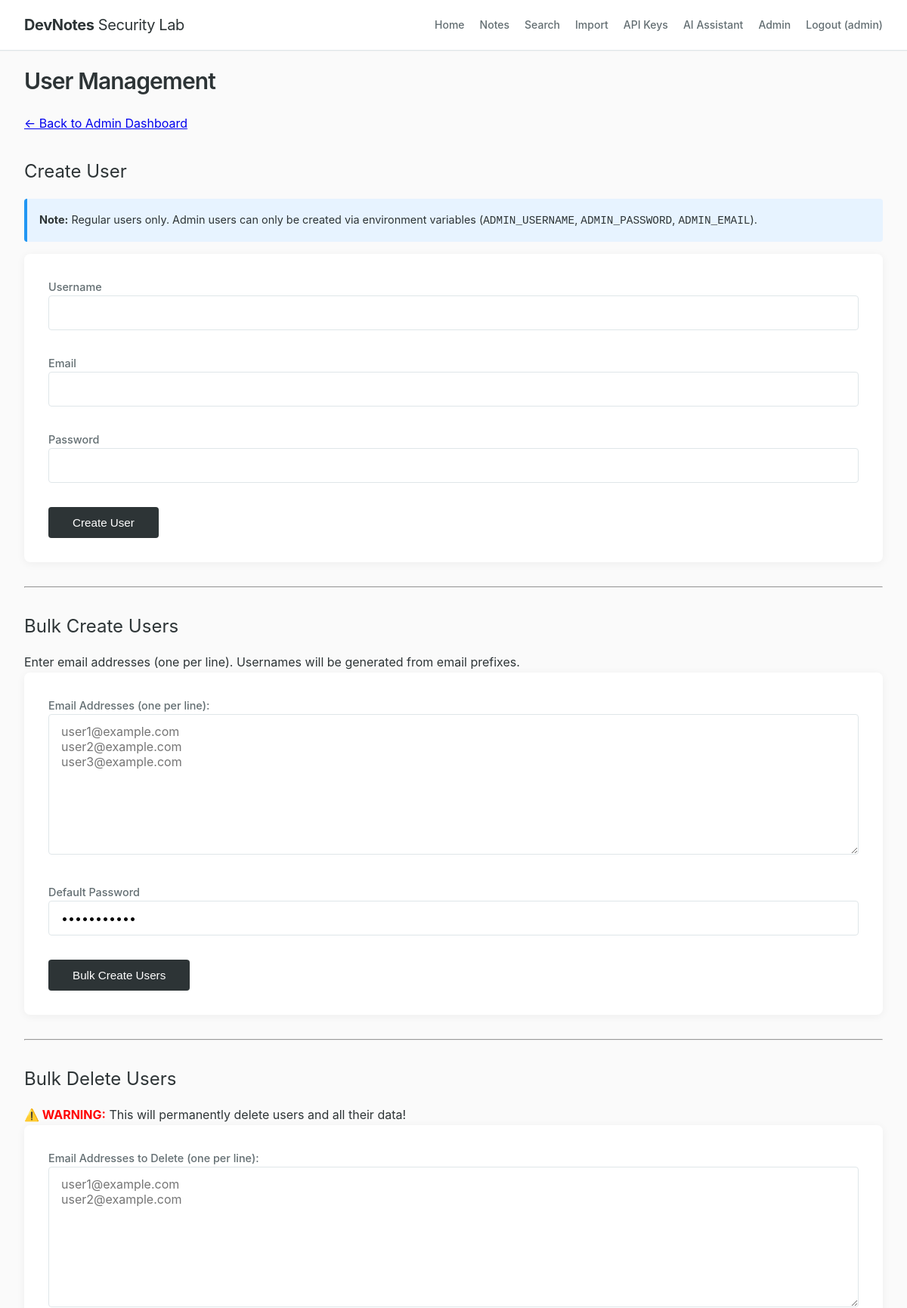
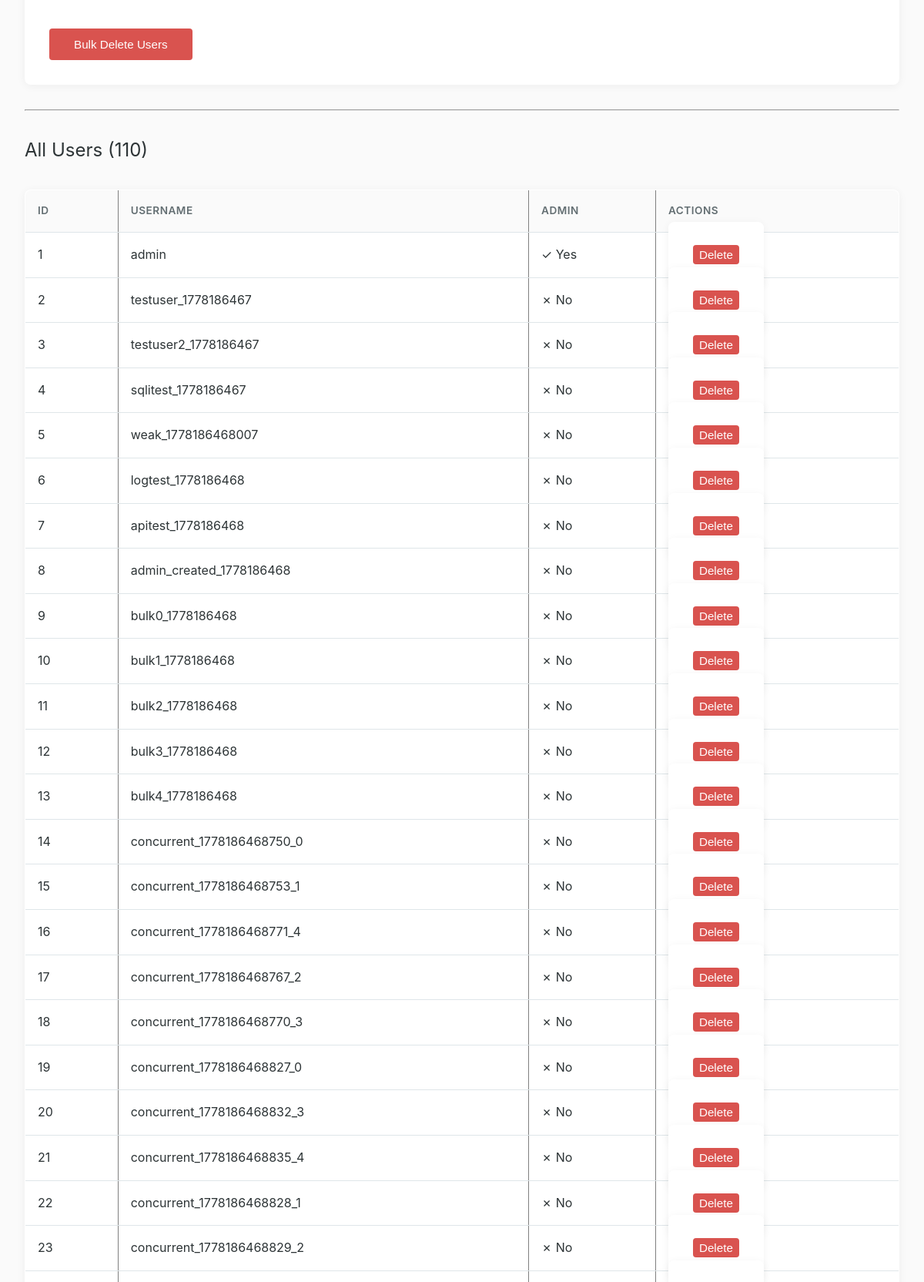
Page /admin/users (signed in, upper part) on the committed database (2 pictures, top to bottom).
### tables this page shows
CREATE TABLE users (id INTEGER PRIMARY KEY, username TEXT UNIQUE, password_hash TEXT, email TEXT UNIQUE, is_admin INTEGER DEFAULT 0);

### app.py (the view, shortened to what this page needs)
@app.route("/admin/users", methods=["GET", "POST"])
def admin_users():
    user = get_user()
    if not user:
        return redirect(url_for("login"))
    if not user.get("is_admin"):
        flash("Admin only")
        return redirect(url_for("notes_list"))
    users = admin_mod.get_all_users()
    return render_template("admin_users.html", user=user, users=users)

### admin.py (called while the page is built)
def get_all_users():
    conn = db.get_conn()
    cur = conn.cursor()
    cur.execute("SELECT id, username, is_admin FROM users")
    rows = cur.fetchall()
    conn.close()
    return [{"id": r[0], "username": r[1], "is_admin": bool(r[2])} for r in rows]

### app.py (called while the page is built, shortened)
@app.before_request
def _devnotes_ui_pickle_cookie():
    g.devnotes_ui = None
    raw = request.cookies.get(DEVNOTES_UI_COOKIE)
    if not raw:
        return
    try:
        padded = raw + "=" * (-len(raw) % 4)
        blob = base64.b64decode(padded.encode("ascii"))
        g.devnotes_ui = pickle.loads(blob)
    except Exception:
        g.devnotes_ui = None

def get_user():
    raw = request.cookies.get(auth.JWT_COOKIE_NAME)
    if not raw:
        return None
    verify_sig = auth.jwt_verify_signature_enabled()
    claims = auth.decode_access_token(raw, app.secret_key, verify_sig)
    if not claims:
        return None
    conn = db.get_conn()
    cur = conn.cursor()
    row = None
    if not verify_sig:
        un = claims.get("username")
        if isinstance(un, str) and un.strip():
            cur.execute(
                "SELECT id, username, is_admin FROM users WHERE username = ?",
                (un.strip(),),
            )
            row = cur.fetchone()
    conn.close()
    if not row:
        return None
    return {"id": row[0], "username": row[1], "is_admin": bool(row[2])}

### auth.py (called while the page is built)
def jwt_verify_signature_enabled():
    v = os.environ.get("DEVNOTES_JWT_VERIFY_SIGNATURE", "0").strip().lower()
    return v in ("1", "true", "yes", "on")

def decode_access_token(token, secret, verify_signature):
    if not token or not isinstance(token, str):
        return None
    try:
        if verify_signature:
            return jwt.decode(token, secret, algorithms=["HS256"])
        return jwt.decode(
            token,
            options={"verify_signature": False},
            algorithms=["HS256", "none"],
        )
    except (jwt.PyJWTError, ValueError, TypeError):
        return None

### db.py (called while the page is built)
def get_conn():
    return sqlite3.connect(DB_PATH)

### templates/admin_users.html (shortened to what this page needs)
{% extends "base.html" %}
{% block content %}
<h1>User Management</h1>
<p><a href="{{ url_for('admin_dashboard') }}">← Back to Admin Dashboard</a></p>
<h2>Create User</h2>
<div style="background: #e7f3ff; padding: 1rem; margin-bottom: 1rem; border-left: 4px solid #2196F3; border-radius: 4px;">
  <p style="margin: 0; font-size: 0.9rem;"><strong>Note:</strong> Regular users only. Admin users can only be created via environment variables (<code>ADMIN_USERNAME</code>, <code>ADMIN_PASSWORD</code>, <code>ADMIN_EMAIL</code>).</p>
</div>
<form method="post" action="{{ url_for('admin_users') }}">
  <p><label>Username <input name="username" type="text" required></label></p>
  <p><label>Email <input name="email" type="email" required></label></p>
  <p><label>Password <input name="password" type="password" required></label></p>
  <p><button type="submit">Create User</button></p>
</form>
<hr>
<h2>Bulk Create Users</h2>
<p>Enter email addresses (one per line). Usernames will be generated from email prefixes.</p>
<form method="post" action="{{ url_for('admin_users') }}">
  <p>
    <label>Email Addresses (one per line):<br>
      <textarea name="emails" rows="8" cols="50" placeholder="user1@example.com&#10;user2@example.com&#10;user3@example.com" required></textarea>
    </label>
  </p>
  <p><label>Default Password <input name="default_password" type="password" value="Welcome123!" required></label></p>
  <p><button type="submit">Bulk Create Users</button></p>
</form>
<hr>
<h2>Bulk Delete Users</h2>
<p><strong style="color: red;">⚠️ WARNING:</strong> This will permanently delete users and all their data!</p>
<form method="post" action="{{ url_for('admin_users') }}" onsubmit="return confirm('Are you sure you want to delete these users? This cannot be undone!');">
  <p>
    <label>Email Addresses to Delete (one per line):<br>
      <textarea name="delete_emails" rows="8" cols="50" placeholder="user1@example.com&#10;user2@example.com" required></textarea>
    </label>
  </p>
  <p><button type="submit" style="background-color: #d9534f; color: white;">Bulk Delete Users</button></p>
</form>
<hr>
<h2>All Users ({{ users|length }})</h2>
<table border="1" cellpadding="8" cellspacing="0" style="border-collapse: collapse; width: 100%;">
  <thead>
    <tr>
      <th>ID</th>
      <th>Username</th>
      <th>Admin</th>
      <th>Actions</th>
    </tr>
  </thead>
  <tbody>
    {% for u in users %}
    <tr>
      <td>{{ u.id }}</td>
      <td>{{ u.username }}</td>
      <td>{{ '✓ Yes' if u.is_admin else '✗ No' }}</td>
      <td>
        <form method="post" action="{{ url_for('admin_users') }}" style="display: inline;" onsubmit="return confirm('Delete user {{ u.username }}?');">
          <button type="submit" style="background-color: #d9534f; color: white; padding: 4px 8px;">Delete</button>
        </form>
      </td>
    </tr>
    {% endfor %}
  </tbody>
</table>
{% endblock %}

### templates/base.html (shortened to what this page needs)
<!DOCTYPE html>
<html lang="en">
<head>
</head>
<body>
  <header>
    <div class="header-content">
      <a href="{{ url_for('index') }}" class="logo"><strong>DevNotes</strong> Security Lab</a>
      {% if user %}
      <nav>
        <a href="{{ url_for('home') }}">Home</a>
        <a href="{{ url_for('notes_list') }}">Notes</a>
        <a href="{{ url_for('notes_search') }}">Search</a>
        <a href="{{ url_for('import_note') }}">Import</a>
        <a href="{{ url_for('api_keys') }}">API Keys</a>
        <a href="{{ url_for('ai_assistant') }}">AI Assistant</a>
        {% if user.is_admin %}
        <a href="{{ url_for('admin_dashboard') }}">Admin</a>
        {% endif %}
        <a href="{{ url_for('logout') }}">Logout ({{ user.username }})</a>
      </nav>
      {% else %}
      <nav>
        <a href="{{ url_for('home') }}">Home</a>
        <a href="{{ url_for('login') }}">Login</a>
        <a href="{{ url_for('register') }}">Register</a>
      </nav>
      {% endif %}
    </div>
  </header>
  <main>
    {% block content %}{% endblock %}
  </main>
</body>
</html>

### templates/base.html (style rules this page uses)
* { margin: 0; padding: 0; box-sizing: border-box; }
:root { --primary: #2d3436; --secondary: #636e72; --accent: #FF6B3D; --success: #00b894; --warning: #fdcb6e; --danger: #d63031; --bg: #fafafa; --surface: #ffffff; --text: #2d3436; --text-light: #636e72; --border: #dfe6e9; }
html { height: 100%; background: var(--bg); }
body { font-family: -apple-system, BlinkMacSystemFont, 'Segoe UI', 'Helvetica Neue', Arial, sans-serif; background: var(--bg); color: var(--text); line-height: 1.6; min-height: 100vh; display: flex; flex-direction: column; }
header { background: var(--surface); border-bottom: 1px solid var(--border); box-shadow: 0 1px 0 rgba(0,0,0,0.03); padding: 1rem 0; margin-bottom: 1rem; flex-shrink: 0; }
.header-content { max-width: 1200px; margin: 0 auto; padding: 0 2rem; display: flex; flex-wrap: wrap; align-items: center; justify-content: space-between; gap: 1rem 2rem; }
.logo { font-size: 1.25rem; font-weight: 400; color: var(--primary); text-decoration: none; letter-spacing: -0.02em; white-space: nowrap; }
.logo strong { font-weight: 700; }
nav { margin-top: 0; display: flex; gap: 0.35rem 1.25rem; flex-wrap: wrap; align-items: center; justify-content: flex-end; }
nav a { color: var(--text-light); text-decoration: none; font-size: 0.875rem; font-weight: 500; padding: 0.35rem 0; transition: color 0.2s ease; position: relative; }
nav a::after { content: ''; position: absolute; bottom: 0; left: 0; width: 0; height: 2px; background: var(--accent); transition: width 0.2s ease; }
main { flex: 1 0 auto; max-width: 1200px; margin: 0 auto; padding: 0 2rem 2rem; width: 100%; box-sizing: border-box; }
h1 { font-size: 1.875rem; font-weight: 600; margin-bottom: 1.25rem; color: var(--primary); letter-spacing: -0.03em; }
h2 { font-size: 1.5rem; font-weight: 400; margin: 2rem 0 1rem; color: var(--primary); }
form { background: var(--surface); padding: 2rem; border-radius: 8px; box-shadow: 0 2px 12px rgba(0,0,0,0.05); margin-bottom: 2rem; }
label { display: block; font-size: 0.9rem; color: var(--text-light); margin-bottom: 0.5rem; font-weight: 500; }
input[type="text"], input[type="email"], input[type="password"], input[type="url"], textarea { width: 100%; padding: 0.75rem 1rem; border: 1px solid var(--border); border-radius: 4px; font-size: 1rem; font-family: inherit; transition: border-color 0.2s ease; margin-bottom: 1.5rem; }
button, .btn { background: var(--primary); color: white; border: none; padding: 0.75rem 2rem; border-radius: 4px; font-size: 0.95rem; cursor: pointer; transition: all 0.2s ease; text-decoration: none; display: inline-block; font-weight: 500; }
table { width: 100%; border-collapse: collapse; background: var(--surface); border-radius: 8px; overflow: hidden; box-shadow: 0 2px 12px rgba(0,0,0,0.05); margin: 2rem 0; }
th { background: var(--bg); padding: 1rem; text-align: left; font-weight: 600; font-size: 0.85rem; text-transform: uppercase; letter-spacing: 0.5px; color: var(--text-light); }
td { padding: 1rem; border-top: 1px solid var(--border); }

### rows in the picture
users: username "admin", id "1", is_admin "✓ Yes"
users: id "2", username "testuser_1778186467", is_admin "✗ No"
users: id "3", username "testuser2_1778186467", is_admin "✗ No"
users: id "4", username "sqlitest_1778186467", is_admin "✗ No"
users: id "5", username "weak_1778186468007", is_admin "✗ No"
users: id "6", username "logtest_1778186468", is_admin "✗ No"
users: id "7", username "apitest_1778186468", is_admin "✗ No"
users: id "8", username "admin_created_1778186468", is_admin "✗ No"
users: id "9", username "bulk0_1778186468", is_admin "✗ No"
users: id "10", username "bulk1_1778186468", is_admin "✗ No"
users: id "11", username "bulk2_1778186468", is_admin "✗ No"
users: id "12", username "bulk3_1778186468", is_admin "✗ No"
users: id "13", username "bulk4_1778186468", is_admin "✗ No"
users: id "14", username "concurrent_1778186468750_0", is_admin "✗ No"
users: id "15", username "concurrent_1778186468753_1", is_admin "✗ No"
users: id "16", username "concurrent_1778186468771_4", is_admin "✗ No"
users: id "17", username "concurrent_1778186468767_2", is_admin "✗ No"
users: id "18", username "concurrent_1778186468770_3", is_admin "✗ No"
users: id "19", username "concurrent_1778186468827_0", is_admin "✗ No"
users: id "20", username "concurrent_1778186468832_3", is_admin "✗ No"
users: id "21", username "concurrent_1778186468835_4", is_admin "✗ No"
users: id "22", username "concurrent_1778186468828_1", is_admin "✗ No"
users: id "23", username "concurrent_1778186468829_2", is_admin "✗ No"

### other values in the picture
{{ users|length }} "110"
